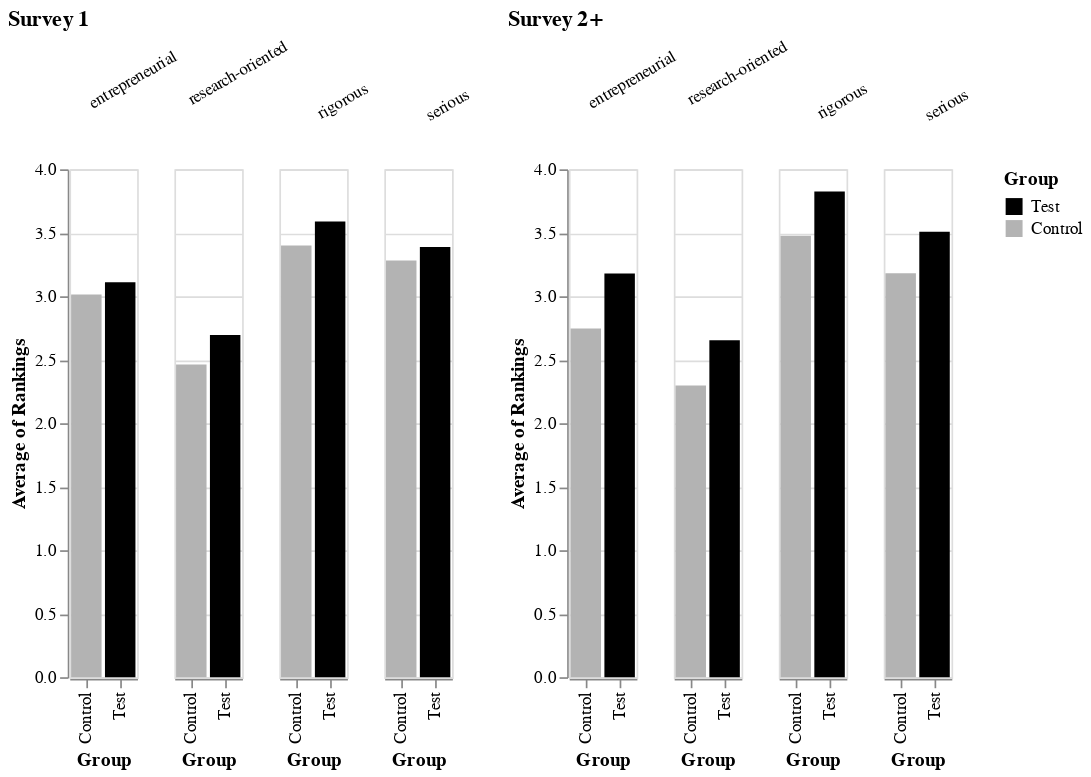

Notebook code cell kept with this figure:
### Code cell
# Altair plot

S1_43_neutral_avgs = pd.DataFrame({'Group': ['Test','Test','Test','Test','Control','Control','Control','Control'],
                        'Sentiment': ['rigorous','serious','entrepreneurial','research-oriented',
                                      'rigorous','serious','entrepreneurial','research-oriented'],
                       'Average of Rankings': [3.588235294117647, 3.3877551020408165, 3.111111111111111, 2.6956521739130435,
                                              3.4, 3.2816901408450705, 3.013888888888889, 2.462686567164179]})

S2_43_neutral_avgs = pd.DataFrame({'Group': ['Test','Test','Test','Test','Control','Control','Control','Control'],
                        'Sentiment': ['rigorous','serious','entrepreneurial','research-oriented',
                                      'rigorous','serious','entrepreneurial','research-oriented'],
                       'Average of Rankings': [3.824561403508772, 3.508771929824561, 3.1785714285714284, 2.6545454545454548,
                                              3.4761904761904763, 3.180722891566265, 2.7468354430379747, 2.2972972972972974]})

y_min = 0
y_max = 4

selection = alt.selection_multi(fields=['Group'], bind='legend')

chart1 = alt.Chart(S1_43_neutral_avgs).mark_bar().encode(
    column= alt.Column('Sentiment',
        title="",
        header=alt.Header(labelAngle=-30,labelAnchor='end',labelAlign='center')),
    x='Group',
    y=alt.Y('Average of Rankings', scale=alt.Scale(domain=[y_min, y_max])),
    color=alt.Color('Group', scale=alt.Scale(domain=['Test','Control'], range=['#000000','#B3B3B3'])),
    opacity=alt.condition(selection, alt.value(1), alt.value(0.05))
).add_selection(selection).properties(title='Survey 1')


chart2 = alt.Chart(S2_43_neutral_avgs).mark_bar().encode(
    column= alt.Column('Sentiment',
        title="",
        header=alt.Header(labelAngle=-30,labelAnchor='end',labelAlign='center')),
    x='Group',
    y=alt.Y('Average of Rankings', scale=alt.Scale(domain=[y_min, y_max])),
    color=alt.Color('Group', scale=alt.Scale(domain=['Test','Control'], range=['#000000','#B3B3B3'])),
    opacity=alt.condition(selection, alt.value(1), alt.value(0.05))
).add_selection(selection).properties(title='Survey 2+')

chart1 | chart2

### Figure 1 — Vega-Lite specification as saved in the notebook (floating-point values rounded to 4 significant figures)
{"config": {"view": {"continuousWidth": 400, "continuousHeight": 300}}, "hconcat": [{"data": {"name": "data-06ac354f5a5eccd63aee838dff7d0275"}, "mark": "bar", "encoding": {"color": {"type": "nominal", "field": "Group", "scale": {"domain": ["Test", "Control"], "range": ["#000000", "#B3B3B3"]}}, "column": {"type": "nominal", "field": "Sentiment", "header": {"labelAlign": "center", "labelAnchor": "end", "labelAngle": -30}, "title": ""}, "opacity": {"condition": {"value": 1, "selection": "selector005"}, "value": 0.05}, "x": {"type": "nominal", "field": "Group"}, "y": {"type": "quantitative", "field": "Average of Rankings", "scale": {"domain": [0, 4]}}}, "selection": {"selector005": {"type": "multi", "fields": ["Group"], "bind": "legend"}}, "title": "Survey 1"}, {"data": {"name": "data-6ff4e77fac53779a8269bccc10ad01b3"}, "mark": "bar", "encoding": {"color": {"type": "nominal", "field": "Group", "scale": {"domain": ["Test", "Control"], "range": ["#000000", "#B3B3B3"]}}, "column": {"type": "nominal", "field": "Sentiment", "header": {"labelAlign": "center", "labelAnchor": "end", "labelAngle": -30}, "title": ""}, "opacity": {"condition": {"value": 1, "selection": "selector005"}, "value": 0.05}, "x": {"type": "nominal", "field": "Group"}, "y": {"type": "quantitative", "field": "Average of Rankings", "scale": {"domain": [0, 4]}}}, "selection": {"selector005": {"type": "multi", "fields": ["Group"], "bind": "legend"}}, "title": "Survey 2+"}], "$schema": "https://vega.github.io/schema/vega-lite/v4.8.1.json", "datasets": {"data-06ac354f5a5eccd63aee838dff7d0275": [{"Group": "Test", "Sentiment": "rigorous", "Average of Rankings": 3.588}, {"Group": "Test", "Sentiment": "serious", "Average of Rankings": 3.388}, {"Group": "Test", "Sentiment": "entrepreneurial", "Average of Rankings": 3.111}, {"Group": "Test", "Sentiment": "research-oriented", "Average of Rankings": 2.696}, {"Group": "Control", "Sentiment": "rigorous", "Average of Rankings": 3.4}, {"Group": "Control", "Sentiment": "serious", "Average of Rankings": 3.282}, {"Group": "Control", "Sentiment": "entrepreneurial", "Average of Rankings": 3.014}, {"Group": "Control", "Sentiment": "research-oriented", "Average of Rankings": 2.463}], "data-6ff4e77fac53779a8269bccc10ad01b3": [{"Group": "Test", "Sentiment": "rigorous", "Average of Rankings": 3.825}, {"Group": "Test", "Sentiment": "serious", "Average of Rankings": 3.509}, {"Group": "Test", "Sentiment": "entrepreneurial", "Average of Rankings": 3.179}, {"Group": "Test", "Sentiment": "research-oriented", "Average of Rankings": 2.655}, {"Group": "Control", "Sentiment": "rigorous", "Average of Rankings": 3.476}, {"Group": "Control", "Sentiment": "serious", "Average of Rankings": 3.181}, {"Group": "Control", "Sentiment": "entrepreneurial", "Average of Rankings": 2.747}, {"Group": "Control", "Sentiment": "research-oriented", "Average of Rankings": 2.297}]}}
